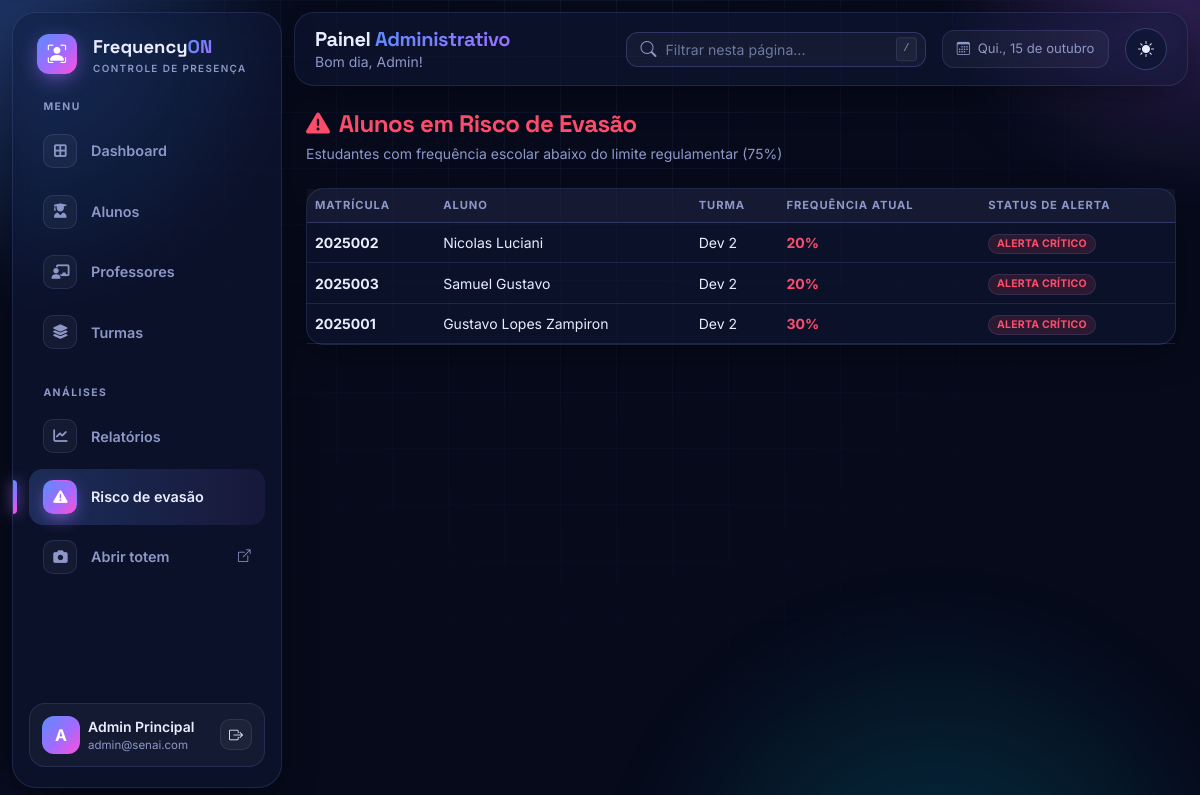
/admin/risco-evasao (signed in), run on an earlier commit of the app's database.
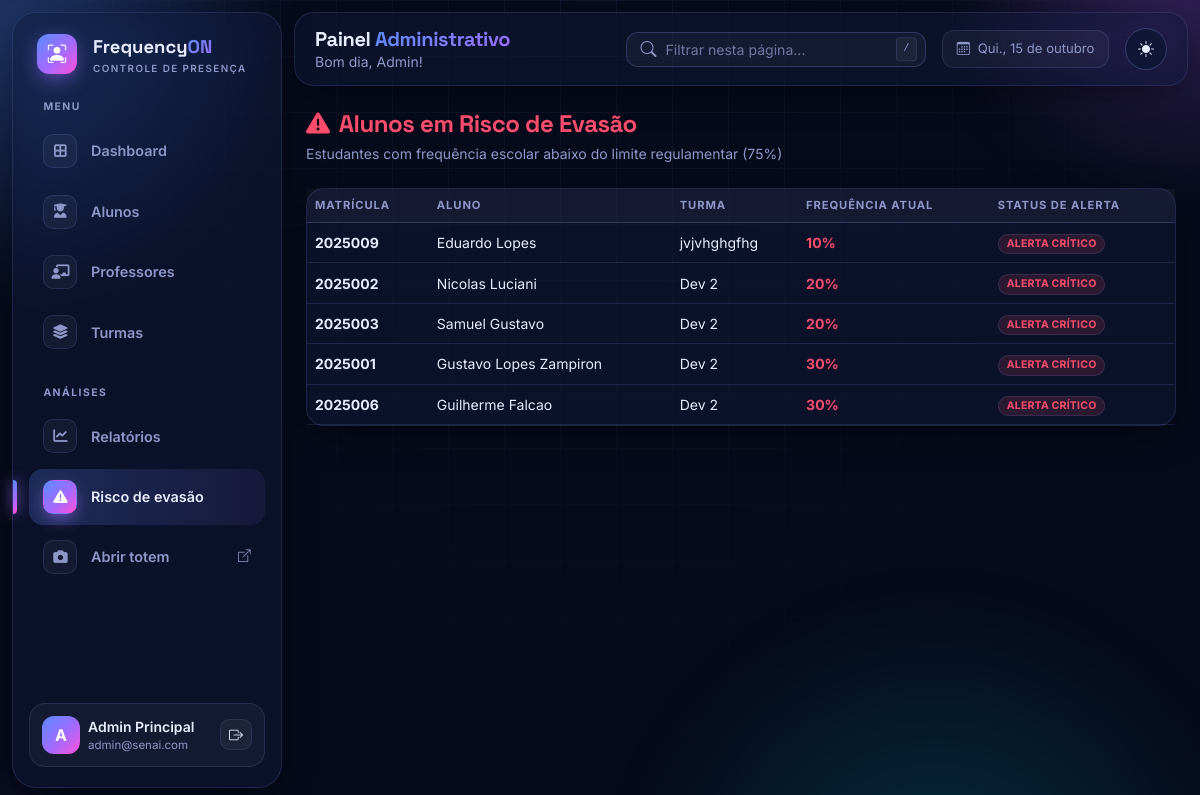
And on a later commit of the database.
### database.py (models this page shows, shortened)
class UsuarioMixin:
    def set_senha(self, senha):
        self.senha_hash = generate_password_hash(senha)
    def check_senha(self, senha):
        return check_password_hash(self.senha_hash, senha)

class Aluno(UsuarioMixin, db.Model):
    __tablename__ = "alunos"
    id = db.Column(db.Integer, primary_key=True)
    nome = db.Column(db.String(120), nullable=False)
    email = db.Column(db.String(120))
    matricula = db.Column(db.String(30), unique=True, nullable=False, index=True)
    numero_chamada = db.Column(db.Integer)
    senha_hash = db.Column(db.String(255), nullable=False)
    foto = db.Column(db.String(255))            # URL da foto (ex: /static/uploads/...)
    face_encoding = db.Column(db.LargeBinary)   # 128 floats (float64) do rosto
    turma_id = db.Column(db.Integer, db.ForeignKey("turmas.id"))
    turma = db.relationship("Turma", back_populates="alunos")
    presencas = db.relationship("Presenca", cascade="all, delete-orphan", backref="aluno")
    justificativas = db.relationship("Justificativa", cascade="all, delete-orphan", backref="aluno",
                                     order_by="Justificativa.data.desc()")
    @property
    def frequencia(self):
        if not self.turma_id:
            return 0
        dias_aula = self.turma.dias_aula
        if not dias_aula:
            return 0
        dias = (db.session.query(func.count(func.distinct(Presenca.data)))
                .join(Aluno, Presenca.aluno_id == Aluno.id)
                .filter(Aluno.turma_id == self.turma_id,
                        filtro_dias_aula(Presenca.data, dias_aula))
                .scalar())
        if not dias:
            return 0
        ok = (db.session.query(func.count(Presenca.id))
              .filter(
                  Presenca.aluno_id == self.id,
                  Presenca.status.in_(("presente", "atraso")),
                  filtro_dias_aula(Presenca.data, dias_aula)
              )
              .scalar())
        return min(100, round(ok * 100 / (dias * AULAS_POR_DIA)))

class Turma(db.Model):
    __tablename__ = "turmas"
    id = db.Column(db.Integer, primary_key=True)
    nome = db.Column(db.String(120), nullable=False)
    curso = db.Column(db.String(120), nullable=False)
    alunos = db.relationship("Aluno", back_populates="turma")
    vinculos = db.relationship("ProfessorTurma", back_populates="turma",
                               cascade="all, delete-orphan")
    @property
    def dias_aula(self):
        return tuple(sorted({d for v in self.vinculos for d in v.dias_semana}))

class ProfessorTurma(db.Model):
    __tablename__ = "professor_turma"
    professor_id = db.Column(db.Integer, db.ForeignKey("professores.id"), primary_key=True)
    turma_id = db.Column(db.Integer, db.ForeignKey("turmas.id"), primary_key=True)
    dias = db.Column(db.String(20), nullable=False, default="")   # ex: "1,3" = terça e quinta
    professor = db.relationship("Professor", back_populates="vinculos")
    turma = db.relationship("Turma", back_populates="vinculos")
    @property
    def dias_semana(self):
        return tuple(int(d) for d in self.dias.split(",") if d.strip().isdigit())

### app.py (the view)
@admin.route("/risco-evasao")
@requer("admin")
def risco_evasao():
    return render_template("admin/risco_evasao.html",
                           alunos=sorted([a for a in Aluno.query.all() if a.presencas and a.frequencia < 75],
                                         key=lambda a: a.frequencia))

### app.py (called while the page is built)
def usuario_atual():
    tipo, uid = session.get("tipo"), session.get("uid")
    modelo = {"admin": Admin, "professor": Professor, "aluno": Aluno}.get(tipo)
    return db.session.get(modelo, uid) if modelo and uid else None

def requer(tipo):
    def deco(f):
        @wraps(f)
        def wrapper(*a, **kw):
            if session.get("tipo") != tipo or not usuario_atual():
                return redirect(url_for({"admin": "login_admin", "professor": "login_professor"}
                                        .get(tipo, "login_aluno")))
            return f(*a, **kw)
        return wrapper
    return deco

### database.py (called while the page is built)
def filtro_dias_aula(coluna, dias):
    return func.strftime("%w", coluna).in_([str((d + 1) % 7) for d in dias])

### templates/admin/risco_evasao.html (shortened to what this page needs)
{% extends 'admin/base.html' %}
{% block content %}
<div class="mb-4">
    <h1 class="h4 fw-bold text-danger mb-1"><i class="fa-solid fa-triangle-exclamation me-1"></i> Alunos em Risco de Evasão</h1>
    <p class="text-muted mb-0 small">Estudantes com frequência escolar abaixo do limite regulamentar (75%)</p>
</div>
<div class="card border-0 shadow-sm rounded-3">
    <div class="card-body p-0">
        <table class="table table-hover align-middle mb-0">
            <thead class="table-light small">
                <tr>
                    <th>Matrícula</th>
                    <th>Aluno</th>
                    <th>Turma</th>
                    <th>Frequência Atual</th>
                    <th>Status de Alerta</th>
                </tr>
            </thead>
            <tbody class="small">
                {% for aluno in alunos %}
                <tr>
                    <td class="fw-bold">{{ aluno.matricula }}</td>
                    <td>{{ aluno.nome }}</td>
                    <td>{{ aluno.turma.nome if aluno.turma else 'Sem turma' }}</td>
                    <td class="fw-bold text-danger">{{ aluno.frequencia }}%</td>
                    <td>
                        <span class="badge bg-danger-subtle text-danger border border-danger-subtle">
                            ALERTA CRÍTICO
                        </span>
                    </td>
                </tr>
                {% else %}
                <tr>
                    <td colspan="5" class="text-center text-success py-4">
                        <i class="fa-solid fa-circle-check me-1"></i> Nenhum aluno em risco de evasão detectado no momento.
                    </td>
                </tr>
                {% endfor %}
            </tbody>
        </table>
    </div>
</div>
{% endblock %}

What changed in the data, as far as the page shows it:
added Aluno: matricula "2025009", nome "Eduardo Lopes", turma "jvjvhghgfhg", frequencia "10"
now on this page (row unchanged): Aluno: matricula "2025006", nome "Guilherme Falcao", turma "Dev 2", frequencia "30"
